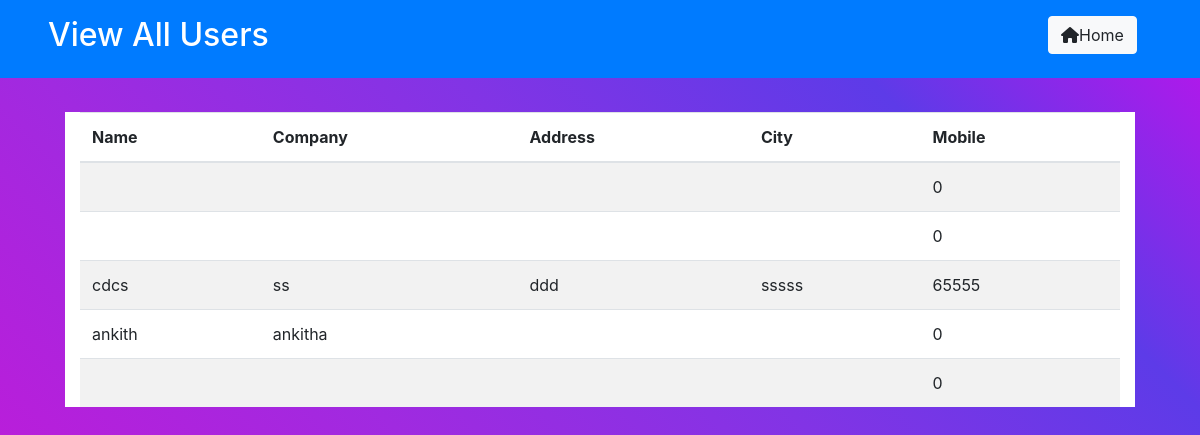
Screenshot of /admin/view-users.php with the database file from the repository.
### tables this page shows
CREATE TABLE `user_data` (
  `id` int(11) NOT NULL,
  `userid` int(11) NOT NULL,
  `firstname` varchar(255) NOT NULL,
  `lastname` varchar(255) NOT NULL,
  `company` varchar(255) NOT NULL,
  `address1` varchar(255) NOT NULL,
  `address2` varchar(11) NOT NULL,
  `city` varchar(255) NOT NULL,
  `country` varchar(255) NOT NULL,
  `zip` int(11) NOT NULL,
  `mobile` int(11) NOT NULL
);

### admin/view-users.php (the view, shortened to what this page needs)
<!DOCTYPE html>
<html lang="en">
<head>
    <link rel="stylesheet" href="https://maxcdn.bootstrapcdn.com/bootstrap/4.0.0/css/bootstrap.min.css">
</head>
<body>
<header class="bg-primary " style="position: fixed; width: 100%; z-index: 1;">
    <div class="container-fluid">
      <div class="row  text-white">
          <div class="col-md-10 col-9 p-3 pl-5">
           <H2>View All Users</H2>
          </div>
          <div class="col-md-2 col-3 p-3 pl-5">
          <a href="admin.php"class="btn btn-light"><i class="fa fa-home"></i>Home</a>
          </div>
          </div>
          </div>
</header>
<div class="container-fluid " style="padding-top:6rem">
    <?php
    $mysqli = new mysqli('localhost','root','','bookstore') or die(mysqli_error($mysqli));
    $RESULT = $mysqli->query("SELECT * FROM user_data ") or die(mysqli_error($mysqli));
    ?>
   <div class="container ">
<div class="card-body" style="padding-top:1rem">
<section id="content ">
	<div class="content-blog  bg-white">
		<div class="container">
			<table class="table table-striped">
            <thead>
                <tr>
                    <th>Name</th>
                    <th>Company</th>
                    <th>Address</th>
                    <th>City</th>
                    <th >Mobile</th>
                    </tr>
                </thead>
                <tbody>
<?php
        while($row = $RESULT->fetch_assoc()):?>
        <tr>
            <td><?php echo $row['firstname']; ?></td>
            <td><?php echo $row['company']; ?> </td>
            <td><?php echo $row['address1']; ?> </td>
            <td><?php echo $row['city']; ?> </td>
            <td><?php echo $row['mobile']; ?> </td>
        </tr>
        <?php endwhile; ?>
        </table>
</div>
</div>
</section>
</div>
</body>
</html>

### admin/view-users.php (style rules this page uses)
body { margin:0; background:linear-gradient(45deg, #b91eda, #a02ae0, #8234e5, #5d3be8, #c012eb ); }

### rows the page displays
user_data: mobile "0"
user_data: mobile "0"
user_data: firstname "cdcs", company "ss", address1 "ddd", city "sssss", mobile "65555"
user_data: firstname "ankith", company "ankitha", mobile "0"
user_data: mobile "0"
